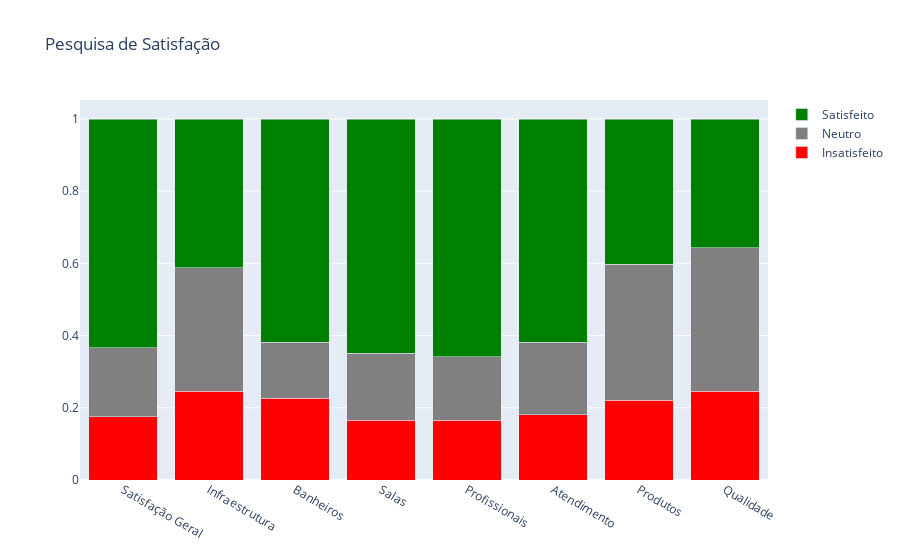

Notebook code for this chart:
### Code cell
# Visualização dos resultados de satisfação

x=['Satisfação Geral', 'Infraestrutura', 'Banheiros', 'Salas', 'Profissionais', 'Atendimento', 'Produtos', 'Qualidade']
fig = go.Figure(go.Bar(x=x, y=list(agrupado.Insatisfeito.values), name='Insatisfeito',marker_color='red'))
fig.add_trace(go.Bar(x=x, y=list(agrupado.Neutro.values), name='Neutro',marker_color='grey'))
fig.add_trace(go.Bar(x=x, y=list(agrupado.Satisfeito.values), name='Satisfeito',marker_color='green'))

fig.update_layout(title = 'Pesquisa de Satisfação', barmode='stack')
fig.show()

### Figure 1 — Plotly figure (JSON) as saved in the notebook; plotly's stock layout.template omitted (floating-point values rounded to 4 significant figures)
{"data": [{"marker": {"color": "red"}, "name": "Insatisfeito", "type": "bar", "x": ["Satisfação Geral", "Infraestrutura", "Banheiros", "Salas", "Profissionais", "Atendimento", "Produtos", "Qualidade"], "y": [0.1759, 0.2462, 0.2261, 0.1658, 0.1658, 0.1809, 0.2211, 0.2462]}, {"marker": {"color": "grey"}, "name": "Neutro", "type": "bar", "x": ["Satisfação Geral", "Infraestrutura", "Banheiros", "Salas", "Profissionais", "Atendimento", "Produtos", "Qualidade"], "y": [0.191, 0.3417, 0.1558, 0.1859, 0.1759, 0.201, 0.3769, 0.397]}, {"marker": {"color": "green"}, "name": "Satisfeito", "type": "bar", "x": ["Satisfação Geral", "Infraestrutura", "Banheiros", "Salas", "Profissionais", "Atendimento", "Produtos", "Qualidade"], "y": [0.6332, 0.4121, 0.6181, 0.6482, 0.6583, 0.6181, 0.402, 0.3568]}], "layout": {"barmode": "stack", "title": {"text": "Pesquisa de Satisfação"}}}
